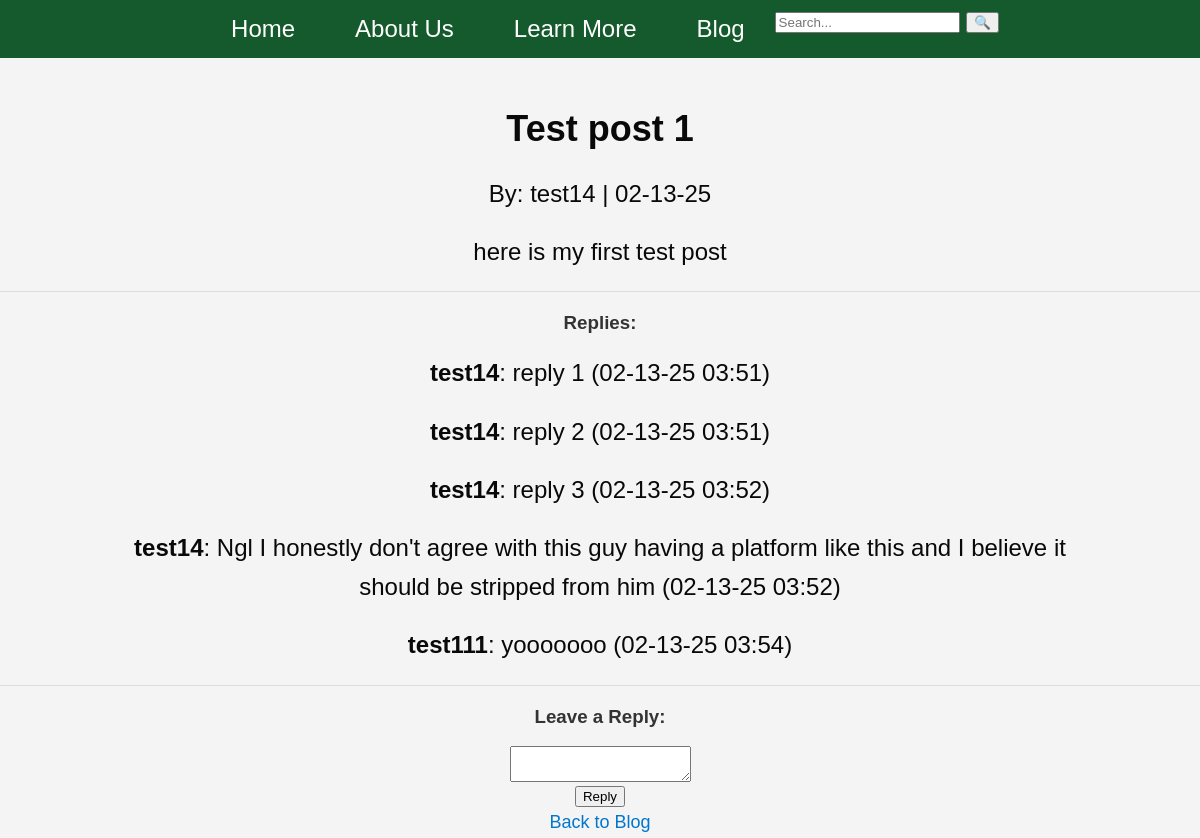
The app's page /post/1 (signed in) with its own data.
### app.py (models this page shows, shortened)
class post(db.Model):
    id = db.Column(db.Integer, primary_key=True)
    title = db.Column(db.String(200), nullable=False)
    content = db.Column(db.Text, nullable=False)
    date_posted = db.Column(db.DateTime, default=datetime.utcnow)
    user_id = db.Column(db.Integer, db.ForeignKey('user.id'), nullable=False)

class user(db.Model, UserMixin):
    id = db.Column(db.Integer, primary_key=True)
    username = db.Column(db.String(80), unique=True, nullable=False)
    email = db.Column(db.String(120), unique=True, nullable=False)
    password = db.Column(db.String(80), nullable=False)
    posts = db.relationship('post', backref='author', lazy=True)

class comment(db.Model):
    id = db.Column(db.Integer, primary_key=True)
    content = db.Column(db.Text, nullable=False)
    date_posted = db.Column(db.DateTime, default=datetime.utcnow)
    user_id = db.Column(db.Integer, db.ForeignKey('user.id'), nullable=False)
    post_id = db.Column(db.Integer, db.ForeignKey('post.id'), nullable=False)
    author = db.relationship('user', backref='comments')

### app.py (the view, shortened to what this page needs)
@app.route('/post/<int:post_id>', methods=['GET', 'POST'])
def post_detail(post_id):
    blog_post = post.query.get_or_404(post_id)
    comments = comment.query.filter_by(post_id=post_id).order_by(comment.date_posted).all()
    return render_template('post_detail.html', post=blog_post, comments=comments)

### app.py (called while the page is built)
@login_manager.user_loader
def load_user(user_id):
    return user.query.get(int(user_id))

### templates/post_detail.html (shortened to what this page needs)
<!DOCTYPE html>
<html lang="en">
<head>
    <link rel="stylesheet" type="text/css" href="{{ url_for('static', filename='style.css') }}">
</head>
<body>
    <nav>
        <ul>
            <li><a href="{{ url_for('home') }}">Home</a></li>
            <li><a href="{{ url_for('AboutUs') }}">About Us</a></li>
            <li class="dropdown">
                <a>Learn More</a>
            </li>
            <li><a href="{{ url_for('blog') }}">Blog</a></li>
            <form action="{{ url_for('search') }}" method="POST" class="search-container">
              <input type="text" name="query" class="search-input" placeholder="Search..." value="{{ query }}">
              <button type="submit" class="search-button">🔍</button>
          </form>
        </ul>
    </nav>
    <h1>{{ post.title }}</h1>
    <p>By: {{ post.author.username }} | {{ post.date_posted.strftime('%m-%d-%y') }}</p>
    <p>{{ post.content }}</p>
    <hr>
    <h3>Replies:</h3>
    {% for c in comments %}
        <p><strong>{{ c.author.username }}</strong>: {{ c.content }} ({{ c.date_posted.strftime('%m-%d-%y %H:%M') }})</p>
    {% else %}
        <p>No replies yet. Be the first to reply!</p>
    {% endfor %}
    <hr>
    {% if current_user.is_authenticated %}
        <h3>Leave a Reply:</h3>
        <form method="POST">
            <textarea name="content" required></textarea><br>
            <button type="submit">Reply</button>
        </form>
    {% else %}
        <p><a href="{{ url_for('login') }}">Log in</a> to reply.</p>
    {% endif %}
    <a href="{{ url_for('blog') }}">Back to Blog</a>
</body>
</html>

### static/style.css (style rules this page uses)
body { font-family: Arial, sans-serif; margin: 0; padding: 0; background-color: #f4f4f4; color: #333; text-align: center; padding-top: 0px; }
h1 { margin-top: 50px; font-size: 36px; color: #090909; }
p { font-size: 24px; margin: 20px auto; max-width: 1000px; line-height: 1.6; color: #090909; }
ul { font-size: 24px; margin: 20px auto; line-height: 1.6; color: #090909; }
strong { font-weight: bold; }
h1 { color: #090909; font-size: 36px; }
a { display: inline-block; color: #0077cc; text-decoration: none; font-size: 18px; padding: 5px 10px; border-radius: 5px; transition: background 0.3s, color 0.3s; }
hr { border: 0; height: 1px; background: #ddd; margin: 20px 0; }
nav { background-color: #155a2c; padding: 0; width: 100%; top: 0; left: 0; z-index: 1000; }
nav ul { list-style: none; padding: 0; margin: 0; display: flex; justify-content: center; }
nav ul li { margin: 0 15px; position: relative; }
nav ul li a { text-decoration: none; color: white; font-size: 24px; padding: 10px 15px; transition: background 0.3s, color 0.3s; }

### records on screen
post: title "Test post 1", date_posted "02-13-25", content "here is my first test post"
user: author.username "test14"
comment: author.username "test14", content "reply 1", date_posted "02-13-25 03:51"
comment: author.username "test14", content "reply 2", date_posted "02-13-25 03:51"
comment: author.username "test14", content "reply 3", date_posted "02-13-25 03:52"
comment: author.username "test14", content "Ngl I honestly don't agree with this guy having a platform like this and I believe it should be stripped from him", date_posted "02-13-25 03:52"
comment: author.username "test111", content "yooooooo", date_posted "02-13-25 03:54"
